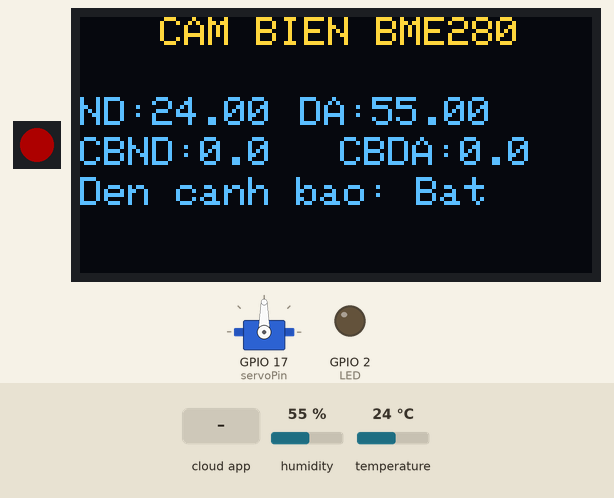
This sketch was run on a simulated ESP32. On the bench: 1 RGB LEDs in strip order, left to right, 128×64 one-colour display, servo, output pins drawn as LEDs (lit = HIGH). Inputs (shaded band) come from the test bench; at power-on: humidity 55 %, temperature 24 °C. Dim RGB values are drawn brighter than linear; the OLED is the two-colour kind (top 16 rows yellow); WiFi joins after 1.5 s; servers stay silent unless stated; the Firebase database answers and starts empty; what the sketch prints to the serial monitor is not drawn.

Above: at 3.9 s.
4.0 s: the phone or cloud app sets updateOTA to 1
At 5.8 s:
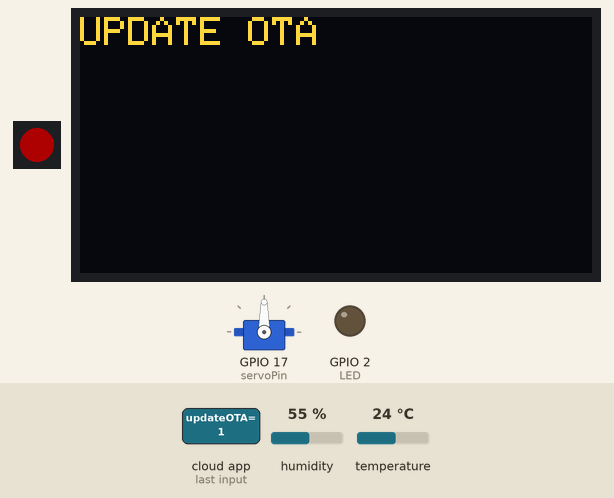
7.9 s: humidity set to 22 %
At 10.1 s:
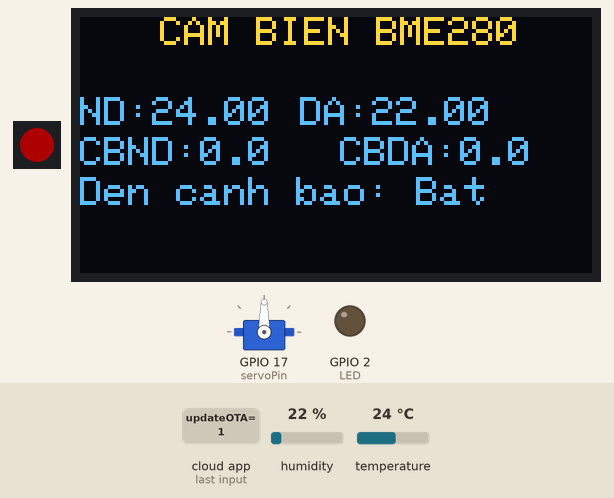
10.6 s: the phone or cloud app sets CBNDBME280 to 25
At 13.0 s:
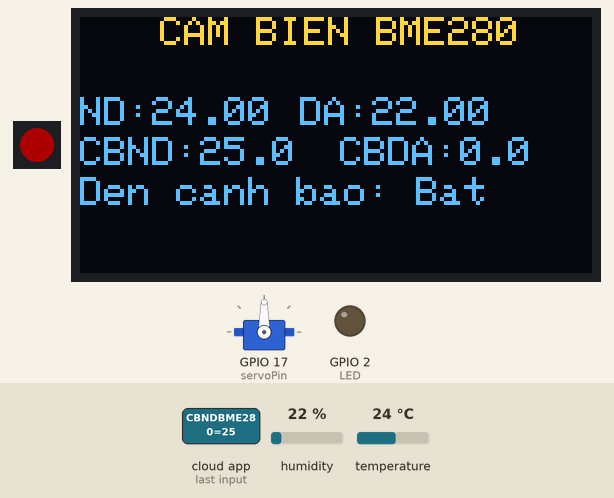
13.3 s: the phone or cloud app sets CBDABME280 to 25
At 15.0 s:
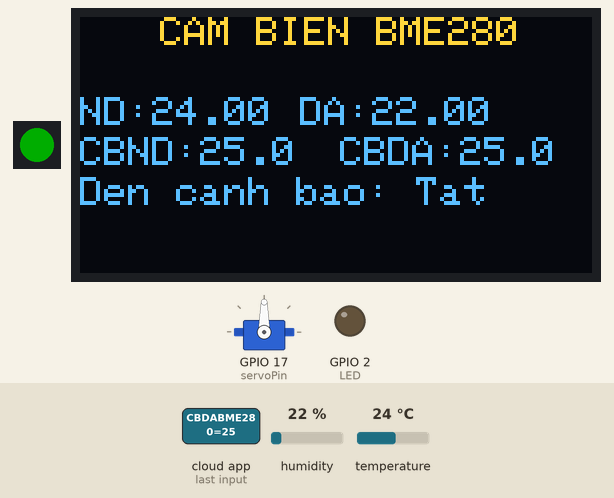
15.9 s: the phone or cloud app sets updateOTA to 1
At 17.0 s:
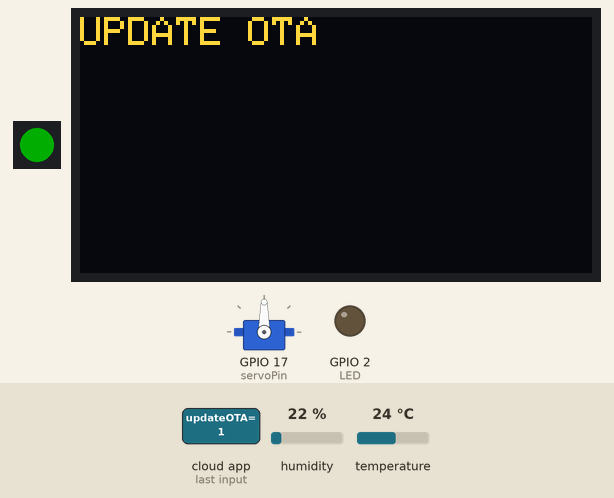
18.9 s: temperature set to 12 °C
At 21.3 s:
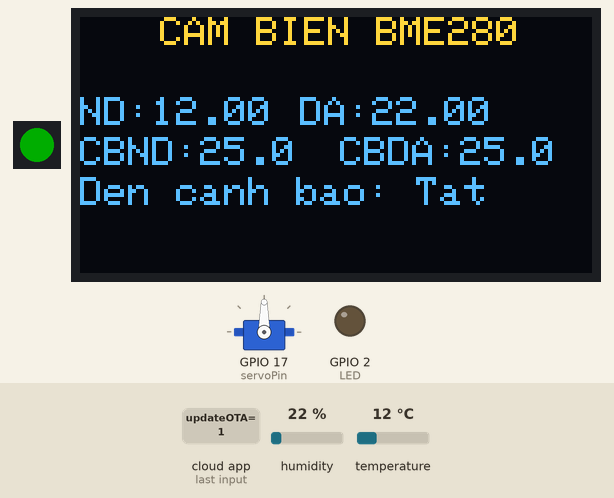
Timing chart, 0 to 22.7 s (numbered marks = the images above; inputs shaded):
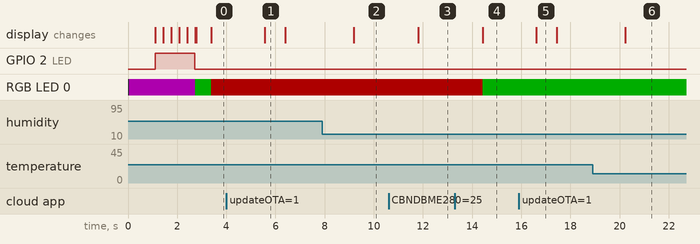

The sketch:

luong.ino
```cpp
// Đây là source trống cho người dùng tự build trên board do Nuke Dashboard phát triển
// Để có thể sử dụng source code này bạn cần cài danh sách các thư viện sau:
// + thư viện Adafruit NeoPixel by Adafruit
// + thư viện Firebase ESP32 Client by Mobizt
// + thư viện Adafruit GFX libraray by Adafruit
// + thư viện Adafruit SSD1306 by Adafruit
// Tác giả MinhDuc
// 07/03/2026
// Led RGB chân 9
// BME280 SDA chân 8
// BME280 SCL chân 18
// Oled tft SDA chân 13
// Oled tft SCL chân 12
// DHT chân 11
// Điều khiển driver động cơ chân 16 và 15
// Các nút nhấn hoạt động tích cực mức thấp
// Nút nhấn SW8 kết nối chân GPIO10
// Nút nhấn SW9 kết nối chân GPIO12
// Nút nhấn SW11 kết nối chân GPIO14
// Động cơ servo kết nối chân GPIO17
#include <Wire.h>
#include <FirebaseESP32.h>
#include <WiFi.h>
#include <Adafruit_NeoPixel.h>
#include <Adafruit_GFX.h>
#include <Adafruit_Sensor.h>
#include <Adafruit_SSD1306.h>
#include <HTTPClient.h>
#include <Update.h>
#include <Adafruit_BME280.h>
#include <ESP32Servo.h>

const char* ssid = "Su Ni";
const char* pass = "04072009";
#define LED_COUNT 1
#define LED_RGB 9
Adafruit_NeoPixel led(LED_COUNT, LED_RGB, NEO_GRB + NEO_KHZ800);

#define LED 2

Servo myservo;
#define servoPin 17

TwoWire I2C_BME = TwoWire(0);
TwoWire I2C_OLED = TwoWire(1);

#define i2c_Address 0x3c
#define SCREEN_WIDTH 128
#define SCREEN_HEIGHT 64
#define OLED_RESET -1
Adafruit_SSD1306 display = Adafruit_SSD1306(SCREEN_WIDTH, SCREEN_HEIGHT, &I2C_OLED, OLED_RESET);

Adafruit_BME280 bme;

const char* firmwareUrl = "https://raw.githubusercontent.com/Duczzzz/testOTA/main/firmware_luong.ino.bin";

#define DATABASE_URL "https://doantn-885dc-default-rtdb.firebaseio.com/"
#define DATABASE_SECRET "rPb2lv5DjHze997hD9pxnzTzWJsir4wwdP1poStt"
FirebaseData fbdo;
FirebaseAuth auth;
FirebaseConfig config;

int checkupdate = 0;
int demwf = 0;

float temp, hum, CBND, CBDA, lasttemp, lasthum;

void getupdate()
{
    display.setTextColor(SSD1306_WHITE);
    Firebase.setInt(fbdo, "/users/luong/updateOTA",0);
    Serial.print("Firmware URL: ");
    Serial.println(firmwareUrl);
    HTTPClient http;
    http.begin(firmwareUrl);
    int httpCode = http.GET();

    if (httpCode == HTTP_CODE_OK)
    {
      WiFiClient& client = http.getStream();
      int firmwareSize = http.getSize();
      display.clearDisplay();
      display.setTextSize(1);
      Serial.print("Firmware Size: ");
      Serial.println(firmwareSize);
      display.setCursor(0, 0);
      display.printf("Size: %d",firmwareSize);
      display.display();
      if (Update.begin(firmwareSize))
      {
          Update.onProgress([](size_t current, size_t total) {
              int percent = (current * 100) / total;

              Serial.printf("OTA %d%%\n", percent);

              display.clearDisplay();
              display.setCursor(0,0);
              display.print("Updating");

              display.setCursor(0,20);
              display.print(percent);
              display.print("%");
              display.drawRect(0, 30, 120, 10, SSD1306_WHITE);
              display.fillRect(
                    2,
                    32,
                    (percent * 116) / 100,
                    6,
                    SSD1306_WHITE);
              display.display();
          });
          size_t written = Update.writeStream(client);
          display.clearDisplay();
      if (written == Update.size()) {
        Serial.println("Update ghi du du lieu.");
        if (Update.end()) {
          if (Update.isFinished()) {
            Serial.println("Update thanh cong. Dang khoi dong lai...");
            display.clearDisplay();
            display.setCursor(0, 10);
            display.print("Update thanh cong");
            display.setCursor(0, 30);
            display.print("Rebooting...");
            display.display();
            delay(1000);
            ESP.restart();
          } else {
            Serial.println("Update chua hoan tat!");
          }
        } else {
          Serial.print("Update failed: ");
          Serial.println(Update.errorString());
        }
      } else {
        Serial.println("Ghi firmware bi thieu du lieu!");
      }
    } else {
      Serial.println("Khong the bat dau OTA!");
    }
    }else {
      Serial.print("Tai firmware that bai. HTTP code: ");
      Serial.println(httpCode);
    }
    http.end();
}

void setup() {
  /*
    Người dùng build code tại đây
  */
  I2C_BME.begin(8,18);
  I2C_OLED.begin(13,12);
  led.begin();
  led.setBrightness(50);
  led.setPixelColor(0, led.Color(255, 0, 255));
  led.show();
  if (!display.begin(SSD1306_SWITCHCAPVCC, i2c_Address)) {
    led.setPixelColor(0, led.Color(255, 0, 0));
    led.show();
    Serial.println("OLED fail!");
    while (1);
  }
  ESP32PWM::allocateTimer(0);
  ESP32PWM::allocateTimer(1);
  ESP32PWM::allocateTimer(2);
  ESP32PWM::allocateTimer(3);
  myservo.setPeriodHertz(50);
  myservo.attach(servoPin, 1000, 2000);
  display.clearDisplay();
  display.setCursor(25, 30);
  display.print("NUKEDASHBOARD");
  if (!bme.begin(0x76,&I2C_BME)) {
    display.clearDisplay();
    Serial.println("Không tìm thấy BME280!");
    display.setCursor(0, 0);
    display.printf("Khong tim thay BME280!");
    display.display();
    led.setPixelColor(0, led.Color(255, 0, 0));
    led.show();
    while (1);
  }
  lasttemp = bme.readTemperature();
  lasthum = bme.readHumidity();
  display.setTextSize(1);
  display.setTextColor(SSD1306_WHITE);
  display.display();
  delay(1000);
  pinMode(LED,OUTPUT);
  digitalWrite(LED,0);
  Serial.begin(115200);
  Serial.println("He thong dang khoi dong...");
  display.display();
  display.clearDisplay();
  WiFi.begin(ssid,pass);
  while (WiFi.status() != WL_CONNECTED) {
    led.setPixelColor(0, led.Color(255, 0, 255));
    led.show();
    Serial.println("dang khoi dong WiFi...");
    display.setCursor(10,0);
    display.print("Dang ket noi WiFi");
    display.setCursor(0,20);
    display.printf("SSID: %s",ssid);
    if(demwf < 80) {
      display.setCursor(demwf,30);
      display.print(".");
      Serial.println(".");
    }
    else if(demwf > 80) {
      display.clearDisplay();
      demwf = 0;
    }
    demwf+=5;
    display.display();
    digitalWrite(LED,1);
    delay(300);
  }
  digitalWrite(LED,0);
  Serial.printf("Firebase Client v%s\n", FIREBASE_CLIENT_VERSION);
  config.database_url = DATABASE_URL;
  config.signer.tokens.legacy_token = DATABASE_SECRET;
  Firebase.reconnectWiFi(true);
  fbdo.setBSSLBufferSize(512, 512);
  Firebase.begin(&config, &auth);
  led.setPixelColor(0, led.Color(0, 255, 0));
  led.show();
  display.clearDisplay();
  display.display();
  // Hiển thị thông báo khởi tạo cảm biến
  display.clearDisplay();
  display.setTextSize(1);
  display.setTextColor(SSD1306_WHITE);
  display.setCursor(0,0);
  display.print("BME280 Ready");
  display.display();
}

void loop() {
  if(Firebase.getInt(fbdo, "/users/luong/updateOTA")) checkupdate = fbdo.intData();
  if(checkupdate == 1) {
    display.clearDisplay();
    display.setTextSize(1);
    display.setCursor(0, 0);
    display.print("UPDATE OTA");
    display.display();
    getupdate();
  }
  /*
    Xây dựng cơ chế xử lý của bạn tại đây
  */
  if(Firebase.getFloat(fbdo,"/users/luong/bme280/CBNDBME280")) CBND = fbdo.floatData();
  if(Firebase.getFloat(fbdo,"/users/luong/bme280/CBDABME280")) CBDA = fbdo.floatData();

  hum = bme.readHumidity();
  temp = bme.readTemperature();

  display.clearDisplay();
  display.setTextSize(1);
  display.setTextColor(SSD1306_WHITE);

  display.setCursor(20, 0);
  display.print("CAM BIEN BME280");

  Serial.printf("BME280: Nhiet do: %f, Do am: %f\n", temp, hum);

  display.setCursor(0, 20);
  display.printf("ND:%.2f", temp);

  display.setCursor(55, 20);
  display.printf("DA:%.2f", hum);

  display.setCursor(0, 30);
  display.printf("CBND:%.1f", CBND);

  display.setCursor(65, 30);
  display.printf("CBDA:%.1f", CBDA);

  if(temp > CBND || hum > CBDA) {
    led.setPixelColor(0, led.Color(255, 0, 0));
    Firebase.setInt(fbdo,"/users/luong/bme280/ledbme280",1);
    display.setCursor(0, 40);
    display.print("Den canh bao: Bat");
  }
  else {
    led.setPixelColor(0, led.Color(0, 255, 0));
    Firebase.setInt(fbdo,"/users/luong/bme280/ledbme280",0);
    display.setCursor(0, 40);
    display.print("Den canh bao: Tat");
  }

  if(temp != lasttemp) {
    Firebase.setFloat(fbdo,"/users/luong/bme280/Temp",temp);
    lasttemp = temp;
  }

  if(hum != lasthum) {
    Firebase.setFloat(fbdo,"/users/luong/bme280/Humi",hum);
    lasthum = hum;
  }

  led.show();
  display.display();
  delay(2000);
}
```

Measured:
- after the input at 4.0 s, the display: changes after 1.6 s (image 1)
- after the input at 7.9 s, the display: changes after 1.3 s (image 2)
- after the input at 10.6 s, the display: changes after 1.2 s (image 3)
- after the input at 13.3 s, RGB LED 0: RGB(50, 0, 0) → RGB(0, 50, 0) after 1.1 s; the display: changes after 1.1 s (image 4)
- after the input at 15.9 s, the display: changes after 0.71 s (image 5)
- after the input at 18.9 s, the display: changes after 1.3 s (image 6)
- what the display in image 1 shows lasts 0.8 s, from 5.6 s to 6.4 s
